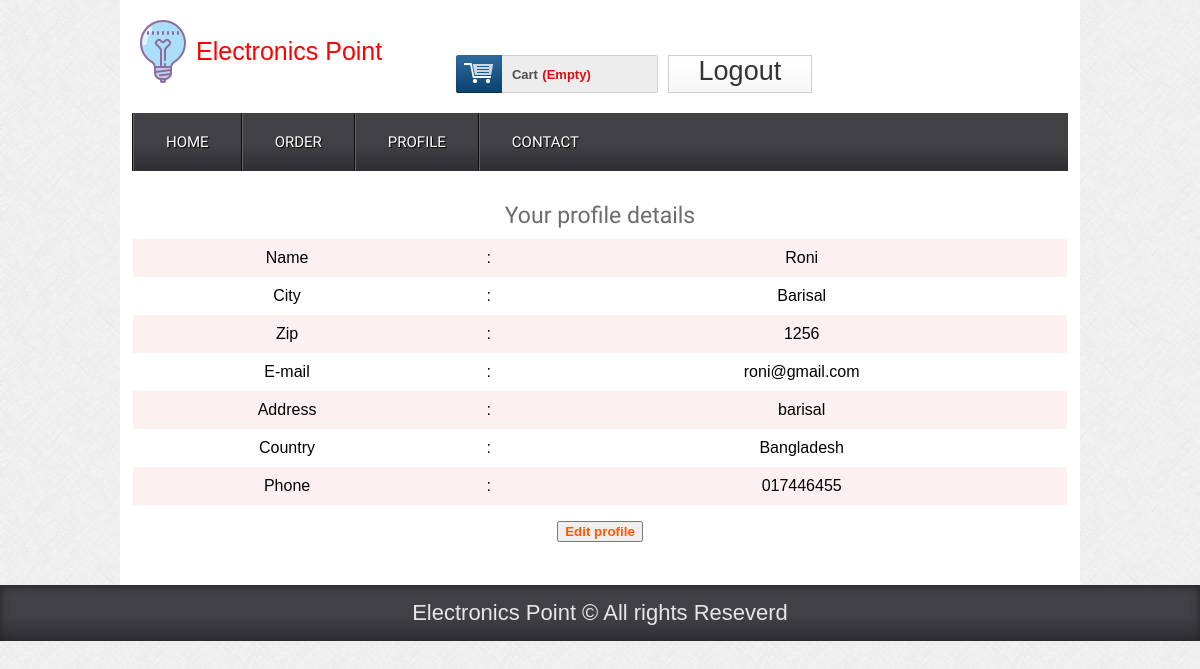
The page /shop/profile.php (signed in) on the database its author committed.
### tables this page shows
CREATE TABLE `tbl_customer` (
  `csId` int(11) NOT NULL,
  `name` varchar(255) NOT NULL,
  `city` varchar(20) NOT NULL,
  `zip` varchar(20) NOT NULL,
  `email` varchar(50) NOT NULL,
  `address` varchar(255) NOT NULL,
  `country` varchar(20) NOT NULL,
  `phone` varchar(255) NOT NULL,
  `pass` varchar(255) NOT NULL
);

### shop/classes/Customer.php (called while the page is built, shortened)
<?php
$filepath = realpath(dirname(__FILE__));
include_once ($filepath."/../libs/Database.php");
?>
<?php
class Customer
{
	private $db;
	function __construct()
	{
		$this->db = new Database();
	}
	public function getCustomerInfo($csid){
		$sql = "SELECT * FROM tbl_customer WHERE csId='$csid'" ;
		$result = $this->db->select($sql);
		return $result;
	}
}
?>

### shop/libs/Database.php (called while the page is built, shortened)
<?php
Class Database{
	 public $host   = DB_HOST;
	 public $user   = DB_USER;
	 public $pass   = DB_PASS;
	 public $dbname = DB_NAME;
	 public $link;
	private function connectDB(){
		 $this->link = new mysqli($this->host, $this->user, $this->pass,$this->dbname);
	 }
	public function select($query){
	  $result = $this->link->query($query) or die($this->link->error.__LINE__);
		  if($result->num_rows > 0){
		    return $result;
		  }else {
		    return false;
		  }
	 }
}

### shop/libs/Session.php (called while the page is built, shortened)
<?php
class Session{
	 public static function get($key){
	    if (isset($_SESSION[$key])) {
		  return $_SESSION[$key];
		}else {
		  return false;
	    }
	 }
}

### shop/profile.php (the view, shortened to what this page needs)
<?php
	include("inc/header.php");
?>
 <div class="main">
    <div class="content">
		<div class="section group">
	   <?php
			$csid = Session::get('csid');
			$getCsInfo = $csmr->getCustomerInfo($csid);
			if ($getCsInfo) {
				while ($row = $getCsInfo->fetch_assoc()) {
		?>
			<table class="tblone">
				<tr><td colspan='3'><h2 style="text-align:center">Your profile details</h2></td></tr>
				<tr>
					<td>Name</td>
					<td>:</td>
					<td><?php echo $row['name'];?></td>
				</tr>
				<tr>
					<td>City</td>
					<td>:</td>
					<td><?php echo $row['city'];?></td>
				</tr>
				<tr>
					<td>Zip</td>
					<td>:</td>
					<td><?php echo $row['zip'];?></td>
				</tr>
				<tr>
					<td>E-mail</td>
					<td>:</td>
					<td><?php echo $row['email'];?></td>
				</tr>
				<tr>
					<td>Address</td>
					<td>:</td>
					<td><?php echo $row['address'];?></td>
				</tr>
				<tr>
					<td>Country</td>
					<td>:</td>
					<td><?php echo $row['country'];?></td>
				</tr>
				<tr>
					<td>Phone</td>
					<td>:</td>
					<td><?php echo $row['phone'];?></td>
				</tr>
				<tr><td colspan='3'><h2 style="text-align:center"><button ><a href="editprofile.php">Edit profile</a></button></h2></td></tr>
			</table>
			<?php } }?>
		</div>
    </div>
 </div>
</div>
 <?php
	include("inc/footer.php");
?>

### shop/css/style.css (style rules this page uses)
html,body,div,span,applet,object,iframe,h1,h2,h3,h4,h5,h6,p,blockquote,pre,a,abbr,acronym,address,big,cite,code,del,dfn,em,img,ins,kbd,q,s,samp,small,strike,strong,sub,sup,tt,var,b,u,i,dl,dt,dd,ol,nav ul,nav li,fieldset,form,label,legend,table,caption,tbody,tfoot,thead,tr,th,td,article,aside,canvas,details,embed,figure,figcaption,footer,header,hgroup,menu,nav,output,ruby,section,summary,time,mark,audio,video { margin:0;padding:0;border:0;font-size:100%;font:inherit;vertical-align:baseline; }
table { border-collapse:collapse;border-spacing:0; }
a { text-decoration:none; }
body { font-family:Arial, Helvetica, sans-serif; background:url(../images/body_bg3.jpg); }
.section { clear: both; padding: 0px; margin: 0px; }
.group:before, .group:after { content:""; display:table; }
.group:after { clear:both; }
.group { zoom:1; }
.content { padding:20px 0; background:#FFF; }
.content h2 { font-size:23px; color:#6C6C6C; font-family: 'Monda', sans-serif; }
.tblone { border: 1px solid #fff; margin-bottom: 12px; width: 100%; }
.tblone td { padding:10px;text-align:center; }
table.tblone tr:nth-child(2n+1) { background:#fff;height:30px; }
table.tblone tr:nth-child(2n) { background:#fdf0f1;height:30px; }
table.tblone a { color: #fe5800; font-weight: bold; text-decoration: none; }

### rows shown on the page
tbl_customer: name "Roni", city "Barisal", zip "1256", email "roni@gmail.com", address "barisal", country "Bangladesh", phone "017446455"
